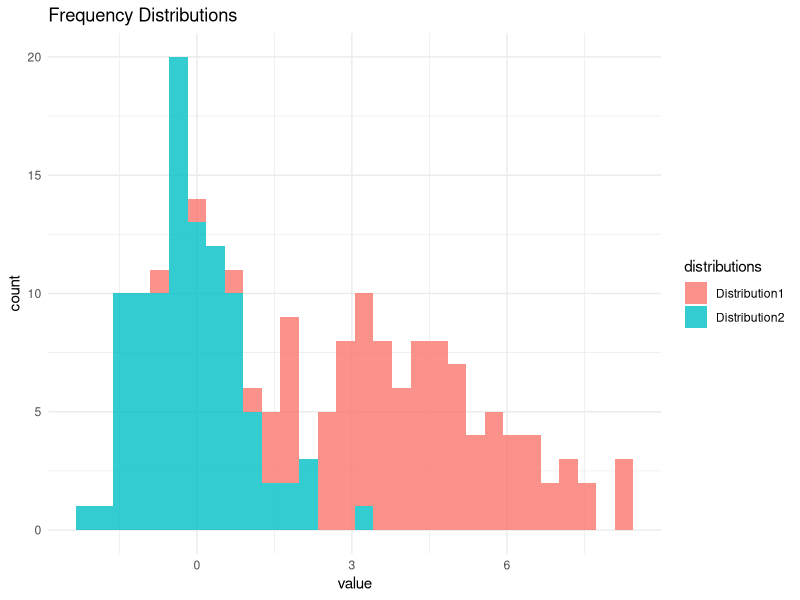

Write the R code that produced this figure.
# analyze_distributions.R
library(ggplot2)
library(broom)
library(tidyr)
library(readr)
library(magrittr)

args <- commandArgs(trailingOnly = TRUE)

## Reading data from local file
#input_data <- read.csv(file = 'stdin', header = TRUE)
input_data <- read.csv(file = here::here("output", "data.csv"), header = TRUE)

# T-test
#t_test_result <- t.test(input_data$Distribution1, input_data$Distribution2) |>
#  broom::tidy()

# Construct the ggplot object
p <- input_data %>%
  pivot_longer(
    Distribution1:Distribution2,
    values_to = 'value',
    names_to = 'distributions'
  ) %>%
  ggplot2::ggplot() +
  geom_histogram(aes(x = value, fill = distributions), alpha = 0.8) +
  ggtitle("Frequency Distributions") +
  theme_minimal()

# Save the plot to an image file
plot_path <- here::here("output", "plot.png") # Specify a path for the plot
ggsave(plot_path, plot = p, width = 8, height = 6)

# Save T-test results
#write_rds(t_test_result, file = here::here("output", "t-test-results.rds"))

# Optionally, output the path or a success message to stdout
cat("Plot saved to", plot_path, "\n")
